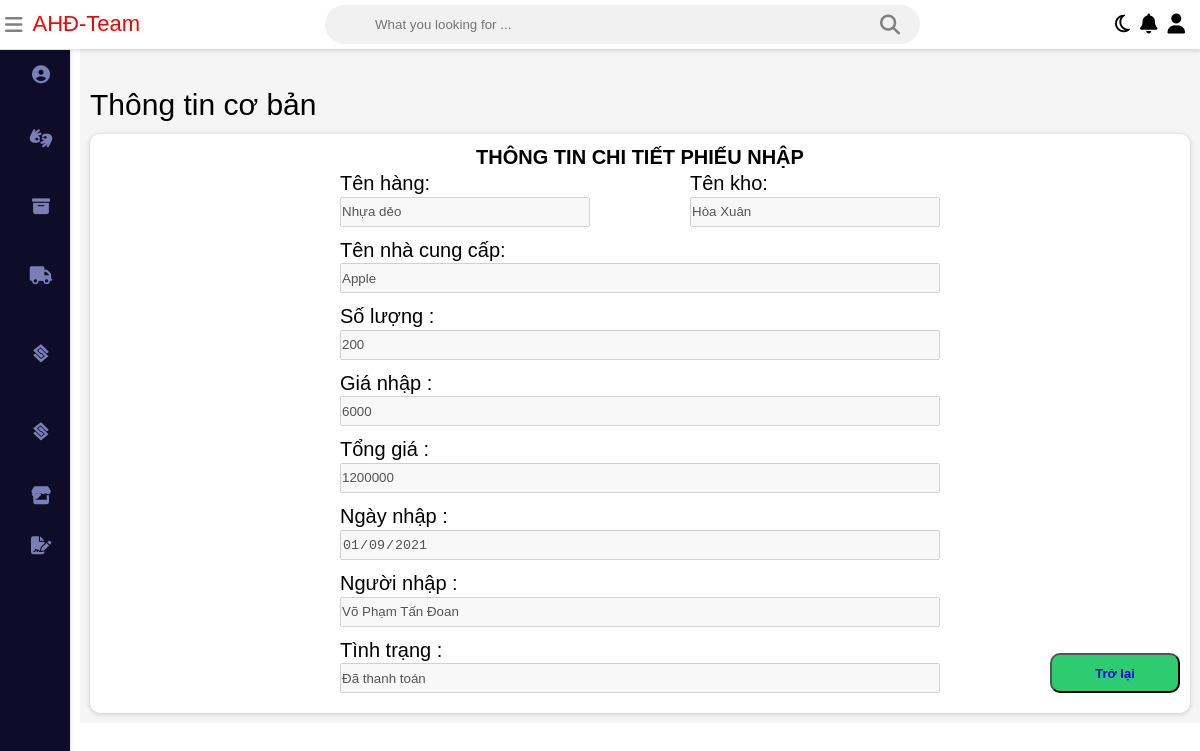
Page /QuanLyHangHoa/admin/import/view-import.php?id=160 on the committed database.
### tables this page shows
CREATE TABLE `hanghoa` (
  `id` int(11) NOT NULL,
  `maHang` varchar(256) NOT NULL,
  `tenHang` varchar(256) NOT NULL,
  `status` int(2) NOT NULL
);

CREATE TABLE `kho` (
  `id` int(11) NOT NULL,
  `makho` varchar(256) NOT NULL,
  `tenkho` varchar(256) NOT NULL,
  `diachi` varchar(256) NOT NULL,
  `sodienthoai` int(12) NOT NULL,
  `status` int(2) NOT NULL
);

CREATE TABLE `nhacungcap` (
  `id` int(11) NOT NULL,
  `maNCC` varchar(256) NOT NULL,
  `tenNCC` varchar(256) NOT NULL,
  `diachi` varchar(256) NOT NULL,
  `sdt` int(12) NOT NULL,
  `status` int(2) NOT NULL
);

CREATE TABLE `import` (
  `id` int(11) NOT NULL,
  `tenncc` int(11) NOT NULL,
  `tenhang` int(11) NOT NULL,
  `tenkho` int(11) NOT NULL,
  `gianhap` int(100) NOT NULL,
  `soluong` int(100) NOT NULL,
  `tonggia` int(100) NOT NULL,
  `dateimport` varchar(256) NOT NULL,
  `nguoilap` int(11) NOT NULL,
  `status` varchar(256) NOT NULL
);

CREATE TABLE `user` (
  `id` int(11) NOT NULL,
  `username` varchar(256) NOT NULL,
  `fullname` varchar(256) NOT NULL,
  `password` varchar(256) NOT NULL,
  `gender` int(2) NOT NULL,
  `address` varchar(256) NOT NULL,
  `phone` int(12) NOT NULL,
  `roleid` int(11) NOT NULL,
  `dateofbirth` date NOT NULL,
  `status` int(11) NOT NULL
);

### QuanLyHangHoa/admin/import/view-import.php (the view, shortened to what this page needs)
<?php
	require_once("../../database/database.php");
	$sql 		= "SELECT * FROM import WHERE id = '$_GET[id]'";
	$dateimport = $db->getData($sql);
	$tenhang 	= $dateimport[0]["tenhang"];
	$tenkho 	= $dateimport[0]["tenkho"];
	$tenncc 	= $dateimport[0]["tenncc"];
	$soluong 	= $dateimport[0]["soluong"];
	$gianhap 	= $dateimport[0]["gianhap"];
	$tonggia 	= $dateimport[0]["tonggia"];
	$trangthai 	= $dateimport[0]["status"];
	$dateimport = $dateimport[0]["dateimport"];
?>
<?php
	$sqlop = "SELECT us.fullname FROM user AS us INNER JOIN import ip ON us.id = ip.nguoilap WHERE ip.id = '$_GET[id]'";
	$dlkq = $db->query($sqlop);
	$kqe = mysqli_fetch_assoc($dlkq);
	$namemm = $kqe['fullname'];
?>
<!DOCTYPE html>
<html>
<head>
<link rel="stylesheet" type="text/css"
	href="../../static/css/main.css">
<link rel="stylesheet"
	href="https://stackpath.bootstrapcdn.com/font-awesome/4.7.0/css/font-awesome.min.css">
<link rel="stylesheet"
	href="../../static/css/_grid.css">
<link rel="stylesheet"
	href="../../static/css/owl.carousel.min.css">
<link rel="stylesheet"
	href="../../static/css/owl.theme.default.min.css">
</head>
<body class="body">
	<div class="wrapper">
		<div class="nav d-flex">
			<div class="nav__left d-flex">
				<div class="nav__left--icon">
					<i class="fa fa-bars" aria-hidden="true"></i>
				</div>
				<div class="nav__left--loo" style="color: red;">AHĐ-Team</div>
			</div>
			<div class="nav__search">
				<input class="search" type="text"
					placeholder="What you looking for ..."><i
					class="fa fa-search" aria-hidden="true"></i>
			</div>
			<ul class="nav__right d-flex">
				<li class="nav__right--item"><a class="nav__right--link"><i
						class="fa fa-moon-o" aria-hidden="true"></i></a></li>
				<li class="nav__right--item"><a class="nav__right--link"><i
						class="fa fa-bell" aria-hidden="true"></i></a></li>
				<li class="nav__right--item"><a
					class="nav__right--link dropdown1"><i class="fa fa-user"
						aria-hidden="true"></i></a>
					</li>
			</ul>
		</div>
		<div class="sidebar">
			<ul class="sidebar__nav">
				<li class="sidebar__nav--item"><a class="sidebar__nav--link"
					href="../admin.php">
						<div class="sidebar__nav--icon">
							<i class="fas fa-user-circle" aria-hidden="true"></i>
						</div> <span>Trang chủ</span>
				</a></li>
				<li class="sidebar__nav--item"><a class="sidebar__nav--link"
					href="../goods.php">
						<div class="sidebar__nav--icon">
							<i class="fa fa-american-sign-language-interpreting"
								aria-hidden="true"></i>
						</div> <span>Quản Lý Hàng Hóa</span>
				</a></li>
				<li class="sidebar__nav--item"><a class="sidebar__nav--link"
					href="../warehouse.php">
						<div class="sidebar__nav--icon">
							<i class="fa fa-archive" aria-hidden="true"></i>
						</div> <span>Quản Lý Kho</span>
				</a></li>
				<li class="sidebar__nav--item"><a class="sidebar__nav--link"
					href="../customer.php">
						<div class="sidebar__nav--icon">
							<i class="fa fa-truck" aria-hidden="true"></i>
						</div> <span>Quản Lý Đại Lý</span>
				</a></li>
				<li class="sidebar__nav--item"><a class="sidebar__nav--link"
					href="../supplier.php">
						<div class="sidebar__nav--icon">
							<i class="fab fa-staylinked"></i>
						</div> <span>Quản Lý Nhà C.Cấp</span>
				</a></li>
				<li class="sidebar__nav--item"><a class="sidebar__nav--link"
					href="../user.php">
						<div class="sidebar__nav--icon">
							<i class="fab fa-staylinked"></i>
						</div> <span>Quản Lý Nhân Viên</span>
				</a></li>
				<li class="sidebar__nav--item" data-block="id1"><a
					class="sidebar__nav--link ">
						<div class="sidebar__nav--icon">
							<i class="fas fa-store"></i>
						</div> <span>Kho</span>
						<div class="icon">
							<i class="fa fa-caret-down" aria-hidden="true"></i>
						</div>
				</a>
					</li>
				<li class="sidebar__nav--item" data-block="id2"><a
					class="sidebar__nav--link">
						<div class="sidebar__nav--icon">
							<i class="fas fa-file-signature"></i>
						</div> <span>Thống Kê</span>
						<div class="icon">
							<i class="fa fa-caret-down" aria-hidden="true"></i>
						</div>
				</a>
					</li>
			</ul>
		</div>
		<div class="table">
			<div class="table__txt d-flex">
				<div class="table__txt--title">
					<h2>Thông tin cơ bản</h2>
				</div>
			</div>
			<div class="table__top ">
				<h2 style="text-align: center;">Thông tin chi tiết phiếu nhập</h2>
				<div class="table__items"
					style="display: flex; align-items: center; justify-content: space-around;">
					<div class="col-10 col-lg-7" style="margin: 0 auto;">
						<div class="form-group" style="display: flex; justify-content: space-between;align-items: center;" >
							<div class="item-table">
							<label  for="" class="item__table" style="margin-right: 2rem;">Tên
								hàng:</label>
								<div class="input-items" >
							<input type="text" class="item-input" value="<?php
									$sqliTH = "SELECT * FROM hanghoa WHERE id = $tenhang";
									$kqTH = $db->query($sqliTH);
									$rowTH = mysqli_fetch_array($kqTH);
									echo $rowTH["tenHang"];
								?>" disabled>
							</div>
						</div>
						<div class="item-table" >
							<label for="" class="item__table" style="margin-right: 2rem;text-align: right;">Tên
								kho:</label>
								<div class="input-items">
							<input type="text" value="<?php
									$sqliTH = "SELECT * FROM kho WHERE id = $tenkho";
									$kqTH = $db->query($sqliTH);
									$rowTH = mysqli_fetch_array($kqTH);
									echo $rowTH["tenkho"];
								?>" class="item-input"  disabled>
							</div>
						</div>
						</div>
						<div class="item-table" >
							<label for="" class="item__table" style="margin-right: 2rem;text-align: right;">Tên
								nhà cung cấp:</label>
								<div class="input-items">
							<input type="text" value="<?php
									$sqliTH = "SELECT * FROM nhacungcap WHERE id = $tenncc";
									$kqTH = $db->query($sqliTH);
									$rowTH = mysqli_fetch_array($kqTH);
									echo $rowTH["tenNCC"];
								?>" class="item-input" disabled>
							</div>
						</div>
						<div class="item-table">
							<label for="" class="item__table" style="margin-right: 2rem;text-align: right;">Số lượng
								:</label>
								<div class="input-items">
							<input type="text"  value="<?php echo $soluong;?> " class="item-input" disabled>
							</div>
						</div>
						<div class="item-table" >
							<label for="" class="item__table" style="margin-right: 2rem;">Giá nhập
								:</label>
								<div class="input-items">
							<input type="text" value="<?php echo $gianhap;?>" class="item-input" disabled>
							</div>
						</div>
						<div class="item-table" >
							<label for="" class="item__table" style="margin-right: 2rem;">Tổng giá
								:</label>
								<div class="input-items">
							<input type="text" value="<?php echo $tonggia;?>" class="item-input" disabled>
							</div>
						</div>
						<div class="item-table" >
							<label for="" class="item__table" style="margin-right: 2rem;">Ngày nhập
								:</label>
								<div class="input-items">
							<input type="date" value="<?php echo $dateimport;?>" class="item-input" disabled>
							</div>
						</div>
						<div class="item-table" >
							<label for="" class="item__table" style="margin-right: 2rem;">Người nhập
								:</label>
								<div class="input-items">
							<input type="text" value="<?php echo $namemm;?>" class="item-input" disabled>
							</div>
						</div>
						<div class="item-table" >
							<label for="" class="item__table" style="margin-right: 2rem;">Tình trạng
								:</label>
								<div class="input-items">
								<input type="text" value="<?php
								if($trangthai == 1){
									echo "Đã thanh toán";
									}else{
										echo "Chưa thanh toán";
								};?>" class="item-input" disabled>
								</div>
						</div>
				</div>
		<div style="margin: 20px; position:absolute;right: 0; bottom: 10px;" class="table--result" >
									<button id="back" class="btn btn-link3 result_link"
										style="width: 13rem;"><a href="../import.php">Trở lại</a></button>
								</div>
			</div>
		</div>
</body>
</html>

### QuanLyHangHoa/static/css/main.css (style rules this page uses)
html { font-size: 62.5%; }
body { position: relative; margin: 0; padding: 0; width: 100%; line-height: 1.3; font-family: 'Poppins', sans-serif; }
* { padding: 0; margin: 0; }
ul { list-style: none; margin: 0; padding: 0; }
ul li { margin: 0; padding: 0; }
a { text-decoration: none; }
h2 { font-weight: normal; margin: 0; }
button { cursor: pointer; }
.wrapper { display: block; overflow: hidden; }
.sidebar { width: 70px; height: 100vh; position: fixed; margin-top: 50px; background: white; box-shadow: rgba(0, 0, 0, 0.12) 0 1px 4px 1px; overflow: hidden; z-index: 100; transition: width .2s; }
.sidebar__nav { display: flex; flex-direction: column; align-items: center; height: 100vh; }
.sidebar__nav--item { width: 100%; height: auto; cursor: pointer; position: relative; }
.sidebar__nav--link { display: flex; align-items: center; }
.sidebar__nav--link .icon i { font-size: 1.5rem; }
.sidebar__nav--icon { min-width: 82px; height: 50px; position: relative; }
.sidebar__nav--icon i { font-size: 1.8rem; color: gray; position: absolute; left: 50%; top: 50%; transform: translate(-50%, -50%); }
.sidebar__nav--link i { color: #7a80b4 }
.nav { display: flex; align-items: center; justify-content: space-between; flex-direction: row; background: white; color: gray; position: fixed; top: 0; right: 0; left: 0; z-index: 101; box-shadow: rgba(0, 0, 0, 0.12) 0 1px 4px 1px; padding: 5px; }
.nav i { font-size: 2rem; cursor: pointer; }
.nav__left { flex-direction: row; padding-left: 0; margin-bottom: 0; margin-top: 0; align-items: center; }
.nav__left--loo { font-size: 2.2rem; color: greenyellow; margin-left: 1rem; }
.nav__search { position: relative; margin: auto; width: 50%; }
.nav__search input { background: #f1f1f1; border: none; padding: 12px 50px; width: 100%; outline: none; color: red; border-radius: 20px; }
.nav__search i { position: absolute; top: 50%; right: 20px; transform: translateY(-50%); color: gray; cursor: pointer; }
.nav__right--item { margin-right: 1rem; }
.table { padding: 10px; margin-left: 80px; padding-top: 75px; background: whitesmoke; transition: margin-left .5s; }
.table__txt { padding: 1rem 0; justify-content: space-between; }
.table__txt--title h2 { font-size: 3rem; color: black; }
.table__top { justify-content: space-between; padding: 1rem; background-color: white; border-radius: 10px; box-shadow: rgba(0, 0, 0, 0.12) 0 1px 4px 1px; }
.btn { padding: 1rem 2rem; font-size: 1.3rem; width: 7rem; height: 4rem; border-radius: 10px; font-weight: bold; cursor: pointer; color: white; }
.btn-link3 { background: #2ecc71; }
.sidebar__nav--link { font-size: 2rem; color: #7a80b4; }
.sidebar__nav { background-color: #0e0c28; -webkit-box-shadow: 0px 0px 28px 0px rgba(82, 63, 105, 0.13); box-shadow: 0px 0px 28px 0px rgba(82, 63, 105, 0.13); }
.table__items { font-size:2rem; }
.table__top h2 { text-transform: uppercase; font-size: 2rem; font-weight: bold; text-align: center; }
.fa-caret-down { float:right; }
.icon { position: absolute; right: 29px; }
.item-input { height: 30px; width: 100%; }
.form-group .item-input { width: 250px; }
.item-table { margin-bottom: 1rem; }
.nav__right--link { color:black; font-size:1.5rem; font-weight:bold; }

### QuanLyHangHoa/static/css/_grid.css (style rules this page uses)
*, *::before, *::after { box-sizing: border-box; margin: 0; padding: 0; }
.d-flex { display: flex; align-items: center; }
.wrapper { max-width: 100%; display: block; }
.col-xl, .col-xl-auto, .col-xl-12, .col-xl-11, .col-xl-10, .col-xl-9, .col-xl-8, .col-xl-7, .col-xl-6, .col-xl-5, .col-xl-4, .col-xl-3, .col-xl-2, .col-xl-1, .col-lg, .col-lg-auto, .col-lg-12, .col-lg-11, .col-lg-10, .col-lg-9, .col-lg-8, .col-lg-7, .col-lg-6, .col-lg-5, .col-lg-4, .col-lg-3, .col-lg-2, .col-lg-1, .col-md, .col-md-auto, .col-md-12, .col-md-11, .col-md-10, .col-md-9, .col-md-8, .col-md-7, .col-md-6, .col-md-5, .col-md-4, .col-md-3, .col-md-2, .col-md-1, .col-sm, .col-sm-auto, .col-sm-12, .col-sm-11, .col-sm-10, .col-sm-9, .col-sm-8, .col-sm-7, .col-sm-6, .col-sm-5, .col-sm-4, .col-sm-3, .col-sm-2, .col-sm-1, .col, .col-auto, .col-12, .col-11, .col-10, .col-9, .col-8, .col-7, .col-6, .col-5, .col-4, .col-3, .col-2, .col-1 { position: relative; width: 100%; padding-right: 15px; padding-left: 15px; }
.col-10 { flex: 0 0 83.3333333333%; max-width: 83.3333333333%; }
@media (min-width: 992px) { .col-lg-7 { flex: 0 0 58.3333333333%; max-width: 58.3333333333%; } }

### rows in the picture
hanghoa: tenHang "Nhựa dẻo"
kho: tenkho "Hòa Xuân"
nhacungcap: tenNCC "Apple"
import: soluong "200", gianhap "6000", tonggia "1200000", dateimport "01/09/2021", status "Đã thanh toán"
user: fullname "Võ Phạm Tấn Đoan"
